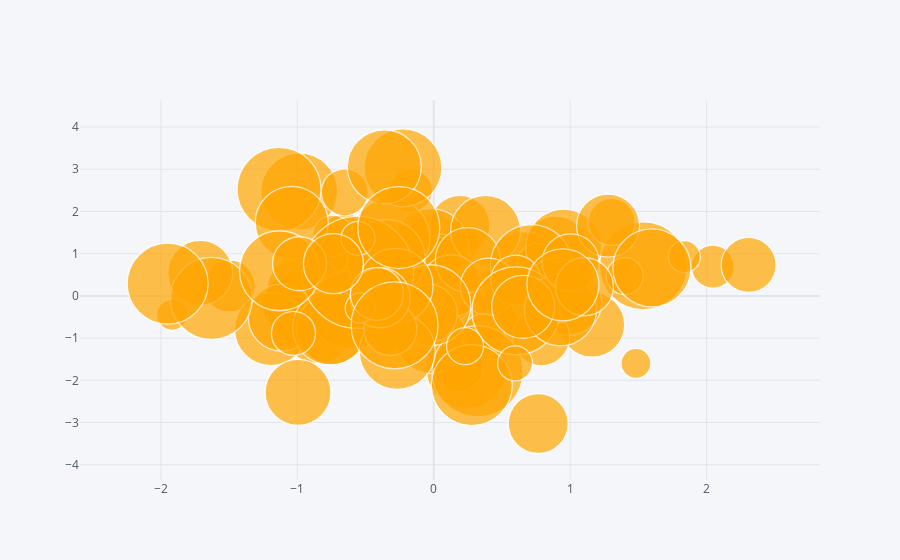

Notebook code for this chart:
### Code cell
df.iplot(kind='bubble',x='A',y='B',size='C',colors='orange')

### Figure 1 — Plotly figure (JSON) as saved in the notebook; plotly's stock layout.template omitted (floating-point values rounded to 4 significant figures)
{"data": [{"marker": {"color": ["orange", "orange", "orange", "orange", "orange", "orange", "orange", "orange", "orange", "orange", "orange", "orange", "orange", "orange", "orange", "orange", "orange", "orange", "orange", "orange", "orange", "orange", "orange", "orange", "orange", "orange", "orange", "orange", "orange", "orange", "orange", "orange", "orange", "orange", "orange", "orange", "orange", "orange", "orange", "orange", "orange", "orange", "orange", "orange", "orange", "orange", "orange", "orange", "orange", "orange", "orange", "orange", "orange", "orange", "orange", "orange", "orange", "orange", "orange", "orange", "orange", "orange", "orange", "orange", "orange", "orange", "orange", "orange", "orange", "orange", "orange", "orange", "orange", "orange", "orange", "orange", "orange", "orange", "orange", "orange", "orange", "orange", "orange", "orange", "orange", "orange", "orange", "orange", "orange", "orange", "orange", "orange", "orange", "orange", "orange", "orange", "orange", "orange", "orange", "orange"], "line": {"width": 1.3}, "size": [52, 63, 74, 81, 41, 60, 66, 43, 67, 48, 64, 71, 31, 65, 85, 44, 52, 66, 61, 65, 76, 88, 73, 69, 76, 66, 41, 73, 37, 94, 65, 43, 66, 76, 42, 43, 70, 62, 67, 35, 77, 65, 50, 41, 79, 76, 67, 82, 78, 55, 57, 56, 57, 30, 47, 47, 71, 63, 65, 42, 12, 50, 91, 82, 88, 78, 72, 57, 63, 32, 84, 58, 81, 35, 74, 78, 71, 81, 81, 73, 37, 75, 76, 112, 34, 75, 53, 58, 80, 60, 44, 30, 78, 54, 72, 82, 53, 60, 60, 87], "symbol": "circle"}, "mode": "markers", "text": "", "type": "scatter", "x": [-1.499, -0.001423, -0.2305, 0.24, 0.1819, 0.1916, 0.8934, -0.1668, -1.008, -0.03498, -0.2941, -0.6006, -1.918, 1.161, 0.71, 0.05975, -0.7209, 0.3855, -0.6452, -0.9764, 0.6595, 1.537, -0.8503, -0.6817, -0.9463, -0.1941, 0.7593, -1.193, 1.401, -0.01495, -1.712, -0.3612, -0.9946, -0.02175, 0.4271, 2.046, 0.38, 0.128, -1.114, -0.06649, -0.9862, 0.2492, 0.1782, -0.7387, -0.318, 0.9524, 0.9862, 0.7149, -0.2259, 2.308, 0.7879, -0.4849, 0.4028, 1.482, 1.304, -0.6524, -0.02065, 1.278, 0.9018, 0.3656, -0.1713, 0.6007, 0.3207, -1.63, 0.603, -0.6207, 0.9289, 1.003, 0.6555, 1.837, -1.134, -0.03959, 0.2789, 0.5964, -0.3625, -0.3491, -0.7458, -0.02543, -1.951, -1.041, 0.2296, -0.7594, -0.2673, -0.5574, -0.5553, -0.2799, -0.3177, 1.105, -1.131, -0.392, -1.029, -0.5389, 1.599, -0.984, 0.9467, -0.2563, -0.4171, -0.7355, 0.7659, -0.2871], "y": [0.2353, 1.168, 0.2603, -1.709, 1.231, 1.673, 1.111, 2.499, -0.2109, 0.671, 0.5113, -0.3008, -0.4479, -0.684, -0.0356, 0.9454, -0.3643, -0.7333, 1.221, -0.4166, 0.6252, 0.7119, -0.7329, 0.4156, 0.09318, 0.1936, 0.7567, -0.7891, 0.4701, 0.2989, 0.5478, -0.8399, -2.286, 1.167, 0.1507, 0.6914, 1.551, 0.2356, -0.512, -0.1796, 2.475, 0.8485, -1.672, 1.421, 1.373, 1.156, -0.1419, 0.7188, 3.036, 0.7343, -0.9813, 0.2884, 0.2177, -1.598, 1.753, 2.455, -0.999, 1.665, 0.1349, -0.9204, -0.526, 0.373, -1.788, -0.06025, -0.3534, -0.3286, -0.3297, 0.7959, -0.2592, 0.9292, 2.526, -0.4158, -2.114, -1.598, 3.06, 0.8864, -0.7888, -0.2221, 0.292, 1.73, -1.191, -0.7481, -1.313, 0.5562, 1.364, 0.2361, -0.7839, 0.2168, 0.5961, -0.04397, -0.8884, -0.2869, 0.6636, 0.7616, 0.2615, 1.62, 0.04944, 0.7625, -3.024, -0.6973]}], "layout": {"legend": {"bgcolor": "#F5F6F9", "font": {"color": "#4D5663"}}, "paper_bgcolor": "#F5F6F9", "plot_bgcolor": "#F5F6F9", "title": {"font": {"color": "#4D5663"}}, "xaxis": {"gridcolor": "#E1E5ED", "showgrid": true, "tickfont": {"color": "#4D5663"}, "title": {"font": {"color": "#4D5663"}, "text": ""}, "zerolinecolor": "#E1E5ED"}, "yaxis": {"gridcolor": "#E1E5ED", "showgrid": true, "tickfont": {"color": "#4D5663"}, "title": {"font": {"color": "#4D5663"}, "text": ""}, "zerolinecolor": "#E1E5ED"}}}
